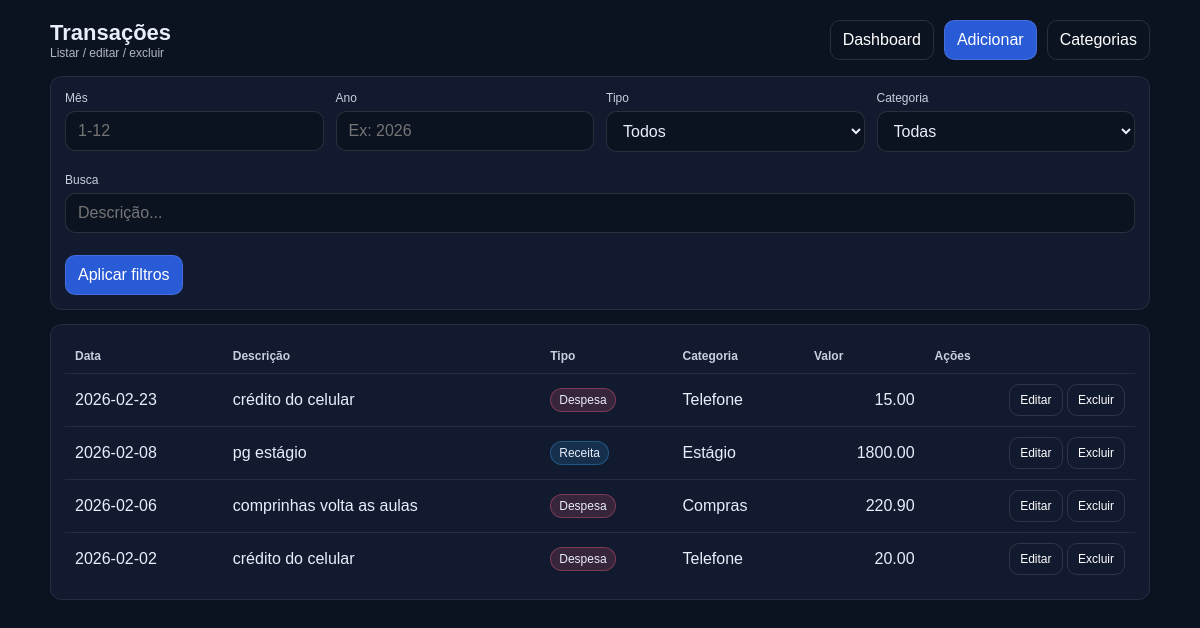
/transactions (signed in), run on the app's committed database.
### app.py (models this page shows)
class Transaction(db.Model):
    id = db.Column(db.Integer, primary_key=True)
    date = db.Column(db.Date)
    description = db.Column(db.String(200))
    amount = db.Column(db.Float)
    type = db.Column(db.String(10))  # 'receita' ou 'despesa'
    category_id = db.Column(db.Integer, db.ForeignKey('category.id'))
    user_id = db.Column(db.Integer, db.ForeignKey('user.id'))
    limit_monthly = db.Column(db.Float, default=0)  # Limite mensal para alerta (por categoria ou geral)

class Category(db.Model):
    id = db.Column(db.Integer, primary_key=True)
    name = db.Column(db.String(100), nullable=False)
    user_id = db.Column(db.Integer, db.ForeignKey('user.id'))
    __table_args__ = (db.UniqueConstraint('user_id', 'name', name='uq_category_user_name'),)

### app.py (the view, shortened to what this page needs)
@app.route('/transactions')
@login_required
def transactions():
    month = (request.args.get('month') or '').strip()
    year = (request.args.get('year') or '').strip()
    trans_type = (request.args.get('type') or '').strip()
    category = (request.args.get('category') or '').strip()
    q = (request.args.get('q') or '').strip()
    query = Transaction.query.filter_by(user_id=current_user.id)
    if month:
        try:
            query = query.filter(db.extract('month', Transaction.date) == int(month))
        except ValueError:
            month = ''
    if year:
        try:
            query = query.filter(db.extract('year', Transaction.date) == int(year))
        except ValueError:
            year = ''
    if trans_type in ('receita', 'despesa'):
        query = query.filter(Transaction.type == trans_type)
    else:
        trans_type = ''
    if category == 'none':
        query = query.filter(Transaction.category_id.is_(None))
    if q:
        query = query.filter(Transaction.description.ilike(f"%{q}%"))
    transactions_list = query.order_by(Transaction.date.desc(), Transaction.id.desc()).all()
    categories_list = Category.query.filter_by(user_id=current_user.id).order_by(Category.name.asc()).all()
    category_map = {c.id: c.name for c in categories_list}
    return render_template(
        'transactions.html',
        transactions=transactions_list,
        categories=categories_list,
        category_map=category_map,
        filters={'month': month, 'year': year, 'type': trans_type, 'category': category, 'q': q},
    )

### app.py (called while the page is built)
@login_manager.user_loader
def load_user(user_id):
    return User.query.get(int(user_id))

### templates/transactions.html (shortened to what this page needs)
<!DOCTYPE html>
<html>
<head>
    <link rel="stylesheet" href="{{ url_for('static', filename='style.css') }}">
</head>
<body>
    <div class="page">
        <div class="topbar">
            <div class="brand">
                <h1>Transações</h1>
                <div class="muted">Listar / editar / excluir</div>
            </div>
            <div class="topbar-actions">
                <a class="btn btn-secondary" href="/">Dashboard</a>
                <a class="btn" href="/add_transaction">Adicionar</a>
                <a class="btn btn-secondary" href="/categories">Categorias</a>
            </div>
        </div>
        <div class="card">
            <form class="grid" method="GET" action="/transactions">
                <div class="field">
                    <label for="month">Mês</label>
                    <input type="number" id="month" name="month" placeholder="1-12" min="1" max="12" value="{{ filters.month or '' }}">
                </div>
                <div class="field">
                    <label for="year">Ano</label>
                    <input type="number" id="year" name="year" placeholder="Ex: 2026" min="2000" max="2100" value="{{ filters.year or '' }}">
                </div>
                <div class="field">
                    <label for="type">Tipo</label>
                    <select id="type" name="type">
                        <option value="" {% if not filters.type %}selected{% endif %}>Todos</option>
                    </select>
                </div>
                <div class="field">
                    <label for="category">Categoria</label>
                    <select id="category" name="category">
                        <option value="" {% if not filters.category %}selected{% endif %}>Todas</option>
                    </select>
                </div>
                <div class="field" style="grid-column: 1 / -1;">
                    <label for="q">Busca</label>
                    <input type="text" id="q" name="q" placeholder="Descrição..." value="{{ filters.q or '' }}">
                </div>
                <div class="field" style="grid-column: 1 / -1;">
                    <button class="btn" type="submit">Aplicar filtros</button>
                </div>
            </form>
        </div>
        <div class="card">
            <div class="table-wrap">
                <table class="table">
                    <thead>
                        <tr>
                            <th>Data</th>
                            <th>Descrição</th>
                            <th>Tipo</th>
                            <th>Categoria</th>
                            <th class="right">Valor</th>
                            <th class="right">Ações</th>
                        </tr>
                    </thead>
                    <tbody>
                        {% for t in transactions %}
                            <tr>
                                <td>{{ t.date.strftime('%Y-%m-%d') }}</td>
                                <td>{{ t.description or '' }}</td>
                                <td>
                                    {% if t.type == 'receita' %}
                                        <span class="badge badge-good">Receita</span>
                                    {% else %}
                                        <span class="badge badge-bad">Despesa</span>
                                    {% endif %}
                                </td>
                                <td>{{ category_map.get(t.category_id, 'Sem categoria') }}</td>
                                <td class="right">{{ '%.2f'|format(t.amount) }}</td>
                                <td class="right">
                                    <a class="btn btn-secondary btn-sm" href="/transaction/{{ t.id }}/edit">Editar</a>
                                    <form method="POST" action="/transaction/{{ t.id }}/delete" style="display:inline;" onsubmit="return confirm('Excluir esta transação?');">
                                        <button class="btn btn-secondary btn-sm" type="submit">Excluir</button>
                                    </form>
                                </td>
                            </tr>
                        {% endfor %}
                    </tbody>
                </table>
            </div>
        </div>
    </div>
</body>
</html>

### static/style.css (style rules this page uses)
body { font-family: Arial; margin: 0; background: #0b1220; color: #e8eefc; }
a { color: inherit; }
.page { max-width: 1100px; margin: 0 auto; padding: 20px; }
.topbar { display: flex; align-items: center; justify-content: space-between; gap: 16px; margin-bottom: 16px; }
.brand h1 { margin: 0; font-size: 22px; }
.muted { opacity: 0.75; font-size: 12px; }
.topbar-actions { display: flex; gap: 10px; flex-wrap: wrap; }
.card { background: #111a2e; border: 1px solid rgba(255, 255, 255, 0.08); border-radius: 12px; padding: 14px; margin-bottom: 14px; }
.grid { display: grid; grid-template-columns: repeat(4, minmax(0, 1fr)); gap: 12px; }
.field label { display: block; font-size: 12px; opacity: 0.85; margin-bottom: 6px; }
input, select, button { font: inherit; }
input[type="text"], input[type="password"], input[type="number"], input[type="date"], select, input[type="file"] { width: 100%; box-sizing: border-box; background: #0b1220; border: 1px solid rgba(255, 255, 255, 0.12); color: #e8eefc; border-radius: 10px; padding: 10px 12px; outline: none; }
button, .btn { display: inline-flex; align-items: center; justify-content: center; gap: 8px; cursor: pointer; border-radius: 10px; padding: 10px 12px; border: 1px solid rgba(255, 255, 255, 0.12); background: #2a5bd7; color: #ffffff; text-decoration: none; user-select: none; }
.btn-secondary { background: transparent; }
.table-wrap { width: 100%; overflow-x: auto; }
.table { width: 100%; border-collapse: collapse; }
.table th, .table td { padding: 10px 10px; border-top: 1px solid rgba(255, 255, 255, 0.08); vertical-align: middle; }
.table thead th { text-align: left; font-size: 12px; opacity: 0.85; border-top: none; }
.right { text-align: right; }
.badge { display: inline-block; padding: 4px 8px; border-radius: 999px; font-size: 12px; border: 1px solid rgba(255, 255, 255, 0.12); }
.badge-good { background: rgba(54, 162, 235, 0.16); border-color: rgba(54, 162, 235, 0.35); }
.badge-bad { background: rgba(255, 99, 132, 0.16); border-color: rgba(255, 99, 132, 0.35); }
.btn-sm { padding: 8px 10px; border-radius: 10px; font-size: 12px; }
form { margin: 0; }
form input { margin-bottom: 10px; }

### data on the page
Transaction: date "2026-02-23", description "crédito do celular", type "Despesa", amount "15.00"
Category: get "Telefone"
Transaction: date "2026-02-08", description "pg estágio", type "Receita", amount "1800.00"
Category: get "Estágio"
Transaction: date "2026-02-06", description "comprinhas volta as aulas", type "Despesa", amount "220.90"
Category: get "Compras"
Transaction: date "2026-02-02", description "crédito do celular", type "Despesa", amount "20.00"
